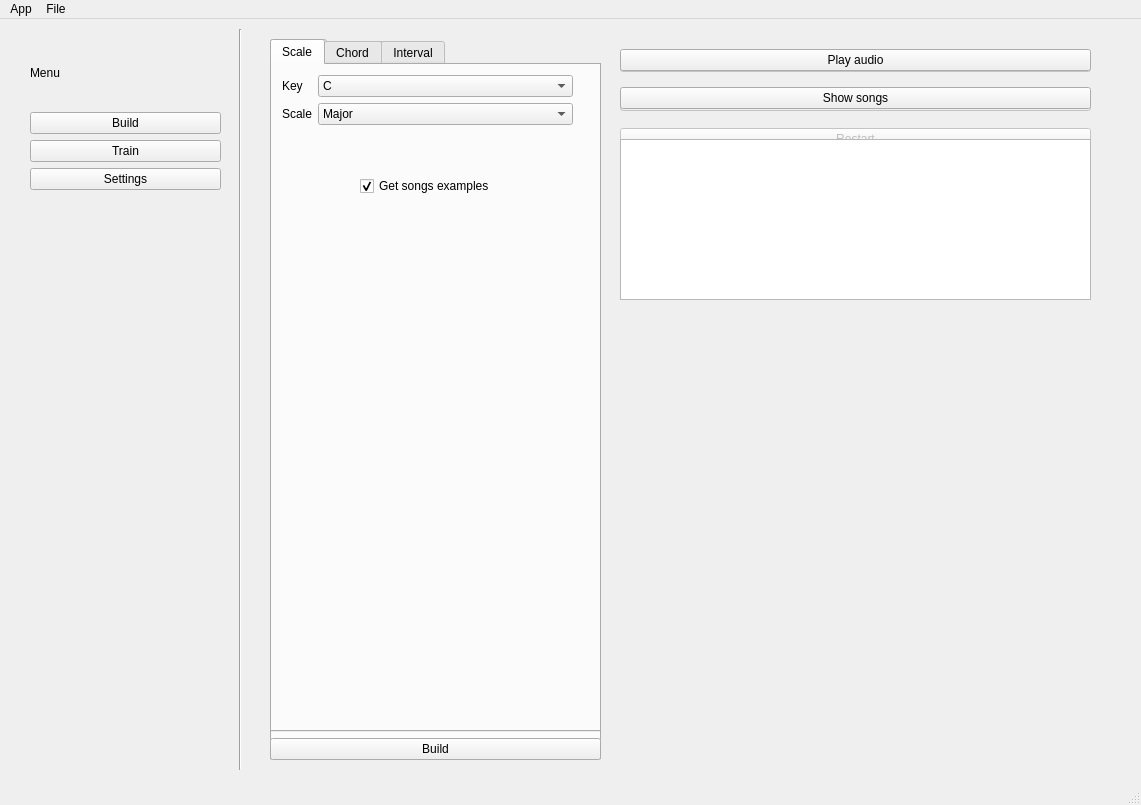
<?xml version="1.0" encoding="UTF-8"?>
<ui version="4.0">
 <class>MainWindow</class>
 <widget class="QMainWindow" name="MainWindow">
  <property name="geometry">
   <rect>
    <x>0</x>
    <y>0</y>
    <width>1141</width>
    <height>805</height>
   </rect>
  </property>
  <property name="windowTitle">
   <string>MainWindow</string>
  </property>
  <widget class="QWidget" name="centralwidget">
   <widget class="QWidget" name="Menu" native="true">
    <property name="geometry">
     <rect>
      <x>20</x>
      <y>10</y>
      <width>211</width>
      <height>741</height>
     </rect>
    </property>
    <widget class="QWidget" name="verticalLayoutWidget_2">
     <property name="geometry">
      <rect>
       <x>10</x>
       <y>10</y>
       <width>191</width>
       <height>151</height>
      </rect>
     </property>
     <layout class="QVBoxLayout" name="verticalLayout_3">
      <item>
       <layout class="QVBoxLayout" name="verticalLayout_2">
        <item>
         <widget class="QLabel" name="label">
          <property name="text">
           <string>Menu</string>
          </property>
         </widget>
        </item>
        <item>
         <widget class="QPushButton" name="buildMenuButton">
          <property name="text">
           <string>Build</string>
          </property>
         </widget>
        </item>
        <item>
         <widget class="QPushButton" name="trainMenuButton">
          <property name="text">
           <string>Train</string>
          </property>
         </widget>
        </item>
        <item>
         <widget class="QPushButton" name="settingsMenuButton">
          <property name="text">
           <string>Settings</string>
          </property>
         </widget>
        </item>
       </layout>
      </item>
     </layout>
    </widget>
   </widget>
   <widget class="QWidget" name="Build" native="true">
    <property name="enabled">
     <bool>true</bool>
    </property>
    <property name="geometry">
     <rect>
      <x>250</x>
      <y>10</y>
      <width>861</width>
      <height>741</height>
     </rect>
    </property>
    <widget class="QWidget" name="verticalLayoutWidget_3">
     <property name="geometry">
      <rect>
       <x>20</x>
       <y>10</y>
       <width>331</width>
       <height>721</height>
      </rect>
     </property>
     <layout class="QVBoxLayout" name="verticalLayout_4">
      <item>
       <widget class="QTabWidget" name="tabWidget">
        <property name="currentIndex">
         <number>0</number>
        </property>
        <widget class="QWidget" name="scalesTab">
         <attribute name="title">
          <string>Scale</string>
         </attribute>
         <widget class="QWidget" name="verticalLayoutWidget_4">
          <property name="geometry">
           <rect>
            <x>10</x>
            <y>10</y>
            <width>291</width>
            <height>121</height>
           </rect>
          </property>
          <layout class="QVBoxLayout" name="verticalLayout_5">
           <item>
            <layout class="QFormLayout" name="formLayout">
             <item row="0" column="0">
              <widget class="QLabel" name="label_2">
               <property name="text">
                <string>Key</string>
               </property>
              </widget>
             </item>
             <item row="0" column="1">
              <widget class="QComboBox" name="keyScaleComboBox">
               <item>
                <property name="text">
                 <string>C</string>
                </property>
               </item>
               <item>
                <property name="text">
                 <string>C#\Db</string>
                </property>
               </item>
               <item>
                <property name="text">
                 <string>D</string>
                </property>
               </item>
               <item>
                <property name="text">
                 <string>D#\Eb</string>
                </property>
               </item>
               <item>
                <property name="text">
                 <string>E</string>
                </property>
               </item>
               <item>
                <property name="text">
                 <string>F</string>
                </property>
               </item>
               <item>
                <property name="text">
                 <string>F#\Gb</string>
                </property>
               </item>
               <item>
                <property name="text">
                 <string>G</string>
                </property>
               </item>
               <item>
                <property name="text">
                 <string>G#\Ab</string>
                </property>
               </item>
               <item>
                <property name="text">
                 <string>A</string>
                </property>
               </item>
               <item>
                <property name="text">
                 <string>A#\Bb</string>
                </property>
               </item>
               <item>
                <property name="text">
                 <string>B\Cb</string>
                </property>
               </item>
              </widget>
             </item>
             <item row="1" column="0">
              <widget class="QLabel" name="label_3">
               <property name="text">
                <string>Scale</string>
               </property>
              </widget>
             </item>
             <item row="1" column="1">
              <widget class="QComboBox" name="scaleComboBox">
               <item>
                <property name="text">
                 <string>Major</string>
                </property>
               </item>
               <item>
                <property name="text">
                 <string>Minor</string>
                </property>
               </item>
               <item>
                <property name="text">
                 <string>Major Pentatonic</string>
                </property>
               </item>
               <item>
                <property name="text">
                 <string>Minor Pentatonic</string>
                </property>
               </item>
               <item>
                <property name="text">
                 <string>Blues</string>
                </property>
               </item>
               <item>
                <property name="text">
                 <string>Dorian</string>
                </property>
               </item>
              </widget>
             </item>
            </layout>
           </item>
           <item>
            <layout class="QHBoxLayout" name="horizontalLayout_2">
             <item>
              <spacer name="horizontalSpacer">
               <property name="orientation">
                <enum>Qt::Horizontal</enum>
               </property>
               <property name="sizeHint" stdset="0">
                <size>
                 <width>40</width>
                 <height>20</height>
                </size>
               </property>
              </spacer>
             </item>
             <item>
              <widget class="QCheckBox" name="songsCheckbox">
               <property name="text">
                <string>Get songs examples</string>
               </property>
               <property name="checked">
                <bool>true</bool>
               </property>
              </widget>
             </item>
             <item>
              <spacer name="horizontalSpacer_2">
               <property name="orientation">
                <enum>Qt::Horizontal</enum>
               </property>
               <property name="sizeHint" stdset="0">
                <size>
                 <width>40</width>
                 <height>20</height>
                </size>
               </property>
              </spacer>
             </item>
            </layout>
           </item>
          </layout>
         </widget>
        </widget>
        <widget class="QWidget" name="chordsTab">
         <attribute name="title">
          <string>Chord</string>
         </attribute>
         <widget class="QWidget" name="formLayoutWidget_2">
          <property name="geometry">
           <rect>
            <x>10</x>
            <y>10</y>
            <width>291</width>
            <height>91</height>
           </rect>
          </property>
          <layout class="QFormLayout" name="formLayout_2">
           <item row="0" column="0">
            <widget class="QLabel" name="label_4">
             <property name="text">
              <string>Key</string>
             </property>
            </widget>
           </item>
           <item row="1" column="0">
            <widget class="QLabel" name="label_5">
             <property name="text">
              <string>Chord</string>
             </property>
            </widget>
           </item>
           <item row="2" column="0">
            <widget class="QLabel" name="label_10">
             <property name="text">
              <string>Add</string>
             </property>
            </widget>
           </item>
           <item row="1" column="1">
            <widget class="QComboBox" name="chordComboBox">
             <item>
              <property name="text">
               <string>maj</string>
              </property>
             </item>
             <item>
              <property name="text">
               <string>min</string>
              </property>
             </item>
             <item>
              <property name="text">
               <string>aug</string>
              </property>
             </item>
             <item>
              <property name="text">
               <string>dim</string>
              </property>
             </item>
            </widget>
           </item>
           <item row="2" column="1">
            <widget class="QComboBox" name="addChordComboBox">
             <item>
              <property name="text">
               <string>–</string>
              </property>
             </item>
             <item>
              <property name="text">
               <string>6</string>
              </property>
             </item>
             <item>
              <property name="text">
               <string>maj6</string>
              </property>
             </item>
             <item>
              <property name="text">
               <string>7</string>
              </property>
             </item>
             <item>
              <property name="text">
               <string>maj7</string>
              </property>
             </item>
            </widget>
           </item>
           <item row="0" column="1">
            <widget class="QComboBox" name="keyChordComboBox">
             <item>
              <property name="text">
               <string>C</string>
              </property>
             </item>
             <item>
              <property name="text">
               <string>C#\Db</string>
              </property>
             </item>
             <item>
              <property name="text">
               <string>D</string>
              </property>
             </item>
             <item>
              <property name="text">
               <string>D#\Eb</string>
              </property>
             </item>
             <item>
              <property name="text">
               <string>E</string>
              </property>
             </item>
             <item>
              <property name="text">
               <string>F</string>
              </property>
             </item>
             <item>
              <property name="text">
               <string>F#\Gb</string>
              </property>
             </item>
             <item>
              <property name="text">
               <string>G</string>
              </property>
             </item>
             <item>
              <property name="text">
               <string>G#\Ab</string>
              </property>
             </item>
             <item>
              <property name="text">
               <string>A</string>
              </property>
             </item>
             <item>
              <property name="text">
               <string>A#\Bb</string>
              </property>
             </item>
             <item>
              <property name="text">
               <string>B\Cb</string>
              </property>
             </item>
            </widget>
           </item>
          </layout>
         </widget>
        </widget>
        <widget class="QWidget" name="intervalsTab">
         <attribute name="title">
          <string>Interval</string>
         </attribute>
         <widget class="QWidget" name="formLayoutWidget_3">
          <property name="geometry">
           <rect>
            <x>10</x>
            <y>10</y>
            <width>291</width>
            <height>61</height>
           </rect>
          </property>
          <layout class="QFormLayout" name="formLayout_5">
           <item row="0" column="0">
            <widget class="QLabel" name="label_11">
             <property name="text">
              <string>Key</string>
             </property>
            </widget>
           </item>
           <item row="1" column="0">
            <widget class="QLabel" name="label_12">
             <property name="text">
              <string>Interval</string>
             </property>
            </widget>
           </item>
           <item row="0" column="1">
            <widget class="QComboBox" name="keyIntervalCombobox">
             <item>
              <property name="text">
               <string>C</string>
              </property>
             </item>
             <item>
              <property name="text">
               <string>C#\Db</string>
              </property>
             </item>
             <item>
              <property name="text">
               <string>D</string>
              </property>
             </item>
             <item>
              <property name="text">
               <string>D#\Eb</string>
              </property>
             </item>
             <item>
              <property name="text">
               <string>E</string>
              </property>
             </item>
             <item>
              <property name="text">
               <string>F</string>
              </property>
             </item>
             <item>
              <property name="text">
               <string>F#\Gb</string>
              </property>
             </item>
             <item>
              <property name="text">
               <string>G</string>
              </property>
             </item>
             <item>
              <property name="text">
               <string>G#\Ab</string>
              </property>
             </item>
             <item>
              <property name="text">
               <string>A</string>
              </property>
             </item>
             <item>
              <property name="text">
               <string>A#\Bb</string>
              </property>
             </item>
             <item>
              <property name="text">
               <string>B\Cb</string>
              </property>
             </item>
            </widget>
           </item>
           <item row="1" column="1">
            <widget class="QComboBox" name="intervalComboBox">
             <item>
              <property name="text">
               <string>Minor 2nd</string>
              </property>
             </item>
             <item>
              <property name="text">
               <string>Major 2nd</string>
              </property>
             </item>
             <item>
              <property name="text">
               <string>Minor 3rd</string>
              </property>
             </item>
             <item>
              <property name="text">
               <string>Major 3rd</string>
              </property>
             </item>
             <item>
              <property name="text">
               <string>4th</string>
              </property>
             </item>
             <item>
              <property name="text">
               <string>Tritone</string>
              </property>
             </item>
             <item>
              <property name="text">
               <string>5th</string>
              </property>
             </item>
             <item>
              <property name="text">
               <string>Minor 6th</string>
              </property>
             </item>
             <item>
              <property name="text">
               <string>Major 6th</string>
              </property>
             </item>
             <item>
              <property name="text">
               <string>Minor 7th</string>
              </property>
             </item>
             <item>
              <property name="text">
               <string>Major 7th</string>
              </property>
             </item>
             <item>
              <property name="text">
               <string>Octave</string>
              </property>
             </item>
            </widget>
           </item>
          </layout>
         </widget>
        </widget>
       </widget>
      </item>
      <item>
       <widget class="QPushButton" name="buildButton">
        <property name="text">
         <string>Build</string>
        </property>
       </widget>
      </item>
     </layout>
    </widget>
    <widget class="QWidget" name="verticalLayoutWidget_5">
     <property name="geometry">
      <rect>
       <x>370</x>
       <y>10</y>
       <width>471</width>
       <height>81</height>
      </rect>
     </property>
     <layout class="QVBoxLayout" name="verticalLayout_6">
      <item>
       <widget class="QPushButton" name="playAudioButton">
        <property name="text">
         <string>Play audio</string>
        </property>
       </widget>
      </item>
      <item>
       <widget class="QPushButton" name="showSongsButton">
        <property name="text">
         <string>Show songs</string>
        </property>
       </widget>
      </item>
     </layout>
    </widget>
    <widget class="QListView" name="listView">
     <property name="geometry">
      <rect>
       <x>370</x>
       <y>110</y>
       <width>471</width>
       <height>161</height>
      </rect>
     </property>
    </widget>
    <widget class="QLabel" name="imageView">
     <property name="geometry">
      <rect>
       <x>370</x>
       <y>290</y>
       <width>471</width>
       <height>431</height>
      </rect>
     </property>
     <property name="text">
      <string/>
     </property>
    </widget>
   </widget>
   <widget class="Line" name="line">
    <property name="geometry">
     <rect>
      <x>230</x>
      <y>10</y>
      <width>20</width>
      <height>741</height>
     </rect>
    </property>
    <property name="orientation">
     <enum>Qt::Vertical</enum>
    </property>
   </widget>
   <widget class="QWidget" name="Training" native="true">
    <property name="enabled">
     <bool>false</bool>
    </property>
    <property name="geometry">
     <rect>
      <x>250</x>
      <y>10</y>
      <width>861</width>
      <height>741</height>
     </rect>
    </property>
    <widget class="QWidget" name="verticalLayoutWidget_7">
     <property name="geometry">
      <rect>
       <x>20</x>
       <y>10</y>
       <width>331</width>
       <height>721</height>
      </rect>
     </property>
     <layout class="QVBoxLayout" name="verticalLayout_9">
      <item>
       <widget class="QTabWidget" name="tabWidget_2">
        <property name="currentIndex">
         <number>0</number>
        </property>
        <widget class="QWidget" name="notesTrainingTab">
         <attribute name="title">
          <string>Notes</string>
         </attribute>
        </widget>
        <widget class="QWidget" name="intervalsTrainingTab">
         <attribute name="title">
          <string>Intervals</string>
         </attribute>
        </widget>
       </widget>
      </item>
     </layout>
    </widget>
    <widget class="QWidget" name="verticalLayoutWidget_9">
     <property name="geometry">
      <rect>
       <x>370</x>
       <y>10</y>
       <width>471</width>
       <height>123</height>
      </rect>
     </property>
     <layout class="QVBoxLayout" name="verticalLayout_11">
      <item>
       <widget class="QPushButton" name="startButton">
        <property name="text">
         <string>Start</string>
        </property>
       </widget>
      </item>
      <item>
       <widget class="QPushButton" name="finishButton">
        <property name="text">
         <string>Finish</string>
        </property>
       </widget>
      </item>
      <item>
       <widget class="QPushButton" name="restartButton">
        <property name="text">
         <string>Restart</string>
        </property>
       </widget>
      </item>
     </layout>
    </widget>
   </widget>
   <zorder>Menu</zorder>
   <zorder>line</zorder>
   <zorder>Training</zorder>
   <zorder>Build</zorder>
  </widget>
  <widget class="QMenuBar" name="menubar">
   <property name="geometry">
    <rect>
     <x>0</x>
     <y>0</y>
     <width>1141</width>
     <height>22</height>
    </rect>
   </property>
   <widget class="QMenu" name="menuApp">
    <property name="title">
     <string>App</string>
    </property>
    <addaction name="actionAbout"/>
    <addaction name="actionQuit"/>
   </widget>
   <widget class="QMenu" name="menuFile">
    <property name="title">
     <string>File</string>
    </property>
    <widget class="QMenu" name="menuSave">
     <property name="title">
      <string>Save</string>
     </property>
     <addaction name="actionAudio"/>
     <addaction name="actionNotes"/>
     <addaction name="actionPicture"/>
     <addaction name="actionSongs"/>
    </widget>
    <addaction name="menuSave"/>
   </widget>
   <addaction name="menuApp"/>
   <addaction name="menuFile"/>
  </widget>
  <widget class="QStatusBar" name="statusbar"/>
  <action name="actionAbout">
   <property name="text">
    <string>About</string>
   </property>
  </action>
  <action name="actionQuit">
   <property name="text">
    <string>Quit</string>
   </property>
  </action>
  <action name="actionAudio">
   <property name="text">
    <string>Audio</string>
   </property>
  </action>
  <action name="actionNotes">
   <property name="text">
    <string>Notes</string>
   </property>
  </action>
  <action name="actionPicture">
   <property name="text">
    <string>Picture</string>
   </property>
  </action>
  <action name="actionSongs">
   <property name="text">
    <string>Songs</string>
   </property>
  </action>
 </widget>
 <resources/>
 <connections/>
</ui>
